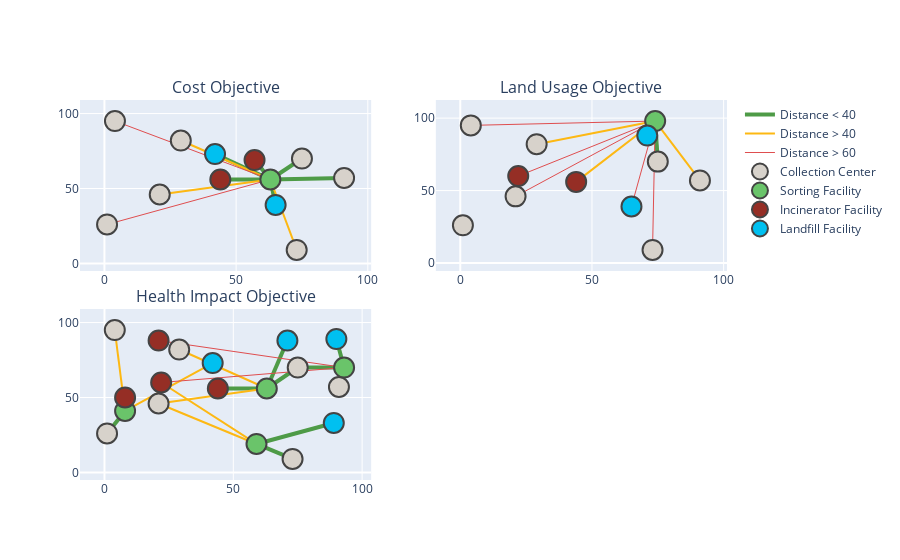

Notebook code cell kept with this figure:
### Code cell
model_baseline = Model_Baseline(parameters=parameters, plot_graph=plot_graph,verbose=verbose)
list_of_functions = [model_baseline.minimize_cost, model_baseline.minimize_land_usage,model_baseline.minimize_health_impact]
model_data, data = model_baseline.solve_model(list_of_functions)
print(model_data)
mo = Multiobjective_model(parameters, df = data) 
df = mo.solve_multi_objective(plot_graph=plot_graph, verbose=verbose)
# df.to_csv(f"./minimization_objectives.csv")

### Figure 1 — Plotly figure (JSON) as saved in the notebook; plotly's stock layout.template omitted (floating-point values rounded to 4 significant figures)
{"data": [{"hoverinfo": "none", "line": {"color": "#4E9B47", "width": 4}, "mode": "lines", "name": "Distance < 40", "showlegend": true, "type": "scatter", "x": [63, 57, null, 63, 44, null, 63, 65, null, 63, 42, null, 75, 63, null, 91, 63, null], "xaxis": "x", "y": [56, 69, null, 56, 56, null, 56, 39, null, 56, 73, null, 70, 56, null, 57, 56, null], "yaxis": "y"}, {"hoverinfo": "none", "line": {"color": "#FDB813", "width": 2}, "mode": "lines", "name": "Distance > 40", "showlegend": true, "type": "scatter", "x": [73, 63, null, 29, 63, null, 21, 63, null], "xaxis": "x", "y": [9, 56, null, 82, 56, null, 46, 56, null], "yaxis": "y"}, {"hoverinfo": "none", "line": {"color": "#DF4E4F", "width": 1}, "mode": "lines", "name": "Distance > 60", "showlegend": true, "type": "scatter", "x": [1, 63, null, 4, 63, null], "xaxis": "x", "y": [26, 56, null, 95, 56, null], "yaxis": "y"}, {"hoverinfo": "text", "marker": {"color": "#D7D2CB", "line": {"width": 2}, "size": 20}, "mode": "markers", "name": "Collection Center", "text": ["Node: (73, 9) Attr: Collection Center <br> Unsorted Supply: 17.215", "Node: (29, 82) Attr: Collection Center <br> Unsorted Supply: 17.627", "Node: (1, 26) Attr: Collection Center <br> Unsorted Supply: 12.523", "Node: (75, 70) Attr: Collection Center <br> Unsorted Supply: 35.924", "Node: (21, 46) Attr: Collection Center <br> Unsorted Supply: 23.437", "Node: (4, 95) Attr: Collection Center <br> Unsorted Supply: 26.854", "Node: (91, 57) Attr: Collection Center <br> Unsorted Supply: 32.101"], "type": "scatter", "x": [73, 29, 1, 75, 21, 4, 91], "xaxis": "x", "y": [9, 82, 26, 70, 46, 95, 57], "yaxis": "y"}, {"hoverinfo": "text", "marker": {"color": "#6AC46A", "line": {"width": 2}, "size": 20}, "mode": "markers", "name": "Sorting Facility", "text": ["Node: (63, 56) Attr: Sorting Facility <br> Size: Large"], "type": "scatter", "x": [63], "xaxis": "x", "y": [56], "yaxis": "y"}, {"hoverinfo": "text", "marker": {"color": "#952E25", "line": {"width": 2}, "size": 20}, "mode": "markers", "name": "Incinerator Facility", "text": ["Node: (57, 69) Attr: Incinerator Facility <br> Size: Large", "Node: (44, 56) Attr: Incinerator Facility <br> Size: Small"], "type": "scatter", "x": [57, 44], "xaxis": "x", "y": [69, 56], "yaxis": "y"}, {"hoverinfo": "text", "marker": {"color": "#00C0F0", "line": {"width": 2}, "size": 20}, "mode": "markers", "name": "Landfill Facility", "text": ["Node: (65, 39) Attr: Landfill Facility <br> Size: Large", "Node: (42, 73) Attr: Landfill Facility <br> Size: Small"], "type": "scatter", "x": [65, 42], "xaxis": "x", "y": [39, 73], "yaxis": "y"}, {"hoverinfo": "none", "line": {"color": "#4E9B47", "width": 4}, "mode": "lines", "name": "Distance < 40", "showlegend": false, "type": "scatter", "x": [74, 71, null, 75, 74, null], "xaxis": "x2", "y": [98, 88, null, 70, 98, null], "yaxis": "y2"}, {"hoverinfo": "none", "line": {"color": "#FDB813", "width": 2}, "mode": "lines", "name": "Distance > 40", "showlegend": false, "type": "scatter", "x": [74, 44, null, 29, 74, null, 91, 74, null], "xaxis": "x2", "y": [98, 56, null, 82, 98, null, 57, 98, null], "yaxis": "y2"}, {"hoverinfo": "none", "line": {"color": "#DF4E4F", "width": 1}, "mode": "lines", "name": "Distance > 60", "showlegend": false, "type": "scatter", "x": [73, 74, null, 74, 22, null, 74, 65, null, 21, 74, null, 4, 74, null], "xaxis": "x2", "y": [9, 98, null, 98, 60, null, 98, 39, null, 46, 98, null, 95, 98, null], "yaxis": "y2"}, {"hoverinfo": "text", "marker": {"color": "#D7D2CB", "line": {"width": 2}, "size": 20}, "mode": "markers", "name": "Collection Center", "showlegend": false, "text": ["Node: (73, 9) Attr: Collection Center <br> Unsorted Supply: 17.215", "Node: (29, 82) Attr: Collection Center <br> Unsorted Supply: 17.627", "Node: (1, 26) Attr: Collection Center <br> Unsorted Supply: 12.523", "Node: (75, 70) Attr: Collection Center <br> Unsorted Supply: 35.924", "Node: (21, 46) Attr: Collection Center <br> Unsorted Supply: 23.437", "Node: (4, 95) Attr: Collection Center <br> Unsorted Supply: 26.854", "Node: (91, 57) Attr: Collection Center <br> Unsorted Supply: 32.101"], "type": "scatter", "x": [73, 29, 1, 75, 21, 4, 91], "xaxis": "x2", "y": [9, 82, 26, 70, 46, 95, 57], "yaxis": "y2"}, {"hoverinfo": "text", "marker": {"color": "#6AC46A", "line": {"width": 2}, "size": 20}, "mode": "markers", "name": "Sorting Facility", "showlegend": false, "text": ["Node: (74, 98) Attr: Sorting Facility <br> Size: Large"], "type": "scatter", "x": [74], "xaxis": "x2", "y": [98], "yaxis": "y2"}, {"hoverinfo": "text", "marker": {"color": "#952E25", "line": {"width": 2}, "size": 20}, "mode": "markers", "name": "Incinerator Facility", "showlegend": false, "text": ["Node: (22, 60) Attr: Incinerator Facility <br> Size: Medium", "Node: (44, 56) Attr: Incinerator Facility <br> Size: Medium"], "type": "scatter", "x": [22, 44], "xaxis": "x2", "y": [60, 56], "yaxis": "y2"}, {"hoverinfo": "text", "marker": {"color": "#00C0F0", "line": {"width": 2}, "size": 20}, "mode": "markers", "name": "Landfill Facility", "showlegend": false, "text": ["Node: (65, 39) Attr: Landfill Facility <br> Size: Small", "Node: (71, 88) Attr: Landfill Facility <br> Size: Large"], "type": "scatter", "x": [65, 71], "xaxis": "x2", "y": [39, 88], "yaxis": "y2"}, {"hoverinfo": "none", "line": {"color": "#4E9B47", "width": 4}, "mode": "lines", "name": "Distance < 40", "showlegend": false, "type": "scatter", "x": [73, 59, null, 59, 89, null, 63, 44, null, 63, 71, null, 1, 8, null, 8, 8, null, 75, 63, null, 75, 93, null, 93, 90, null, 91, 93, null], "xaxis": "x3", "y": [9, 19, null, 19, 33, null, 56, 56, null, 56, 88, null, 26, 41, null, 41, 50, null, 70, 56, null, 70, 70, null, 70, 89, null, 57, 70, null], "yaxis": "y3"}, {"hoverinfo": "none", "line": {"color": "#FDB813", "width": 2}, "mode": "lines", "name": "Distance > 40", "showlegend": false, "type": "scatter", "x": [59, 22, null, 29, 63, null, 8, 42, null, 21, 63, null, 21, 59, null, 4, 8, null], "xaxis": "x3", "y": [19, 60, null, 82, 56, null, 41, 73, null, 46, 56, null, 46, 19, null, 95, 41, null], "yaxis": "y3"}, {"hoverinfo": "none", "line": {"color": "#DF4E4F", "width": 1}, "mode": "lines", "name": "Distance > 60", "showlegend": false, "type": "scatter", "x": [93, 22, null, 93, 21, null], "xaxis": "x3", "y": [70, 60, null, 70, 88, null], "yaxis": "y3"}, {"hoverinfo": "text", "marker": {"color": "#D7D2CB", "line": {"width": 2}, "size": 20}, "mode": "markers", "name": "Collection Center", "showlegend": false, "text": ["Node: (73, 9) Attr: Collection Center <br> Unsorted Supply: 17.215", "Node: (29, 82) Attr: Collection Center <br> Unsorted Supply: 17.627", "Node: (1, 26) Attr: Collection Center <br> Unsorted Supply: 12.523", "Node: (75, 70) Attr: Collection Center <br> Unsorted Supply: 35.924", "Node: (21, 46) Attr: Collection Center <br> Unsorted Supply: 23.437", "Node: (4, 95) Attr: Collection Center <br> Unsorted Supply: 26.854", "Node: (91, 57) Attr: Collection Center <br> Unsorted Supply: 32.101"], "type": "scatter", "x": [73, 29, 1, 75, 21, 4, 91], "xaxis": "x3", "y": [9, 82, 26, 70, 46, 95, 57], "yaxis": "y3"}, {"hoverinfo": "text", "marker": {"color": "#6AC46A", "line": {"width": 2}, "size": 20}, "mode": "markers", "name": "Sorting Facility", "showlegend": false, "text": ["Node: (59, 19) Attr: Sorting Facility <br> Size: Small", "Node: (63, 56) Attr: Sorting Facility <br> Size: Small", "Node: (8, 41) Attr: Sorting Facility <br> Size: Small", "Node: (93, 70) Attr: Sorting Facility <br> Size: Small"], "type": "scatter", "x": [59, 63, 8, 93], "xaxis": "x3", "y": [19, 56, 41, 70], "yaxis": "y3"}, {"hoverinfo": "text", "marker": {"color": "#952E25", "line": {"width": 2}, "size": 20}, "mode": "markers", "name": "Incinerator Facility", "showlegend": false, "text": ["Node: (44, 56) Attr: Incinerator Facility <br> Size: Small", "Node: (22, 60) Attr: Incinerator Facility <br> Size: Small", "Node: (21, 88) Attr: Incinerator Facility <br> Size: Small", "Node: (8, 50) Attr: Incinerator Facility <br> Size: Small"], "type": "scatter", "x": [44, 22, 21, 8], "xaxis": "x3", "y": [56, 60, 88, 50], "yaxis": "y3"}, {"hoverinfo": "text", "marker": {"color": "#00C0F0", "line": {"width": 2}, "size": 20}, "mode": "markers", "name": "Landfill Facility", "showlegend": false, "text": ["Node: (71, 88) Attr: Landfill Facility <br> Size: Small", "Node: (89, 33) Attr: Landfill Facility <br> Size: Small", "Node: (90, 89) Attr: Landfill Facility <br> Size: Small", "Node: (42, 73) Attr: Landfill Facility <br> Size: Small"], "type": "scatter", "x": [71, 89, 90, 42], "xaxis": "x3", "y": [88, 33, 89, 73], "yaxis": "y3"}], "layout": {"annotations": [{"font": {"size": 16}, "showarrow": false, "text": "Cost Objective", "x": 0.225, "xanchor": "center", "xref": "paper", "y": 1, "yanchor": "bottom", "yref": "paper"}, {"font": {"size": 16}, "showarrow": false, "text": "Land Usage Objective", "x": 0.775, "xanchor": "center", "xref": "paper", "y": 1, "yanchor": "bottom", "yref": "paper"}, {"font": {"size": 16}, "showarrow": false, "text": "Health Impact Objective", "x": 0.225, "xanchor": "center", "xref": "paper", "y": 0.45, "yanchor": "bottom", "yref": "paper"}], "xaxis": {"anchor": "y", "domain": [0, 0.45]}, "xaxis2": {"anchor": "y2", "domain": [0.55, 1]}, "xaxis3": {"anchor": "y3", "domain": [0, 0.45]}, "xaxis4": {"anchor": "y4", "domain": [0.55, 1]}, "yaxis": {"anchor": "x", "domain": [0.55, 1]}, "yaxis2": {"anchor": "x2", "domain": [0.55, 1]}, "yaxis3": {"anchor": "x3", "domain": [0, 0.45]}, "yaxis4": {"anchor": "x4", "domain": [0, 0.45]}}}
